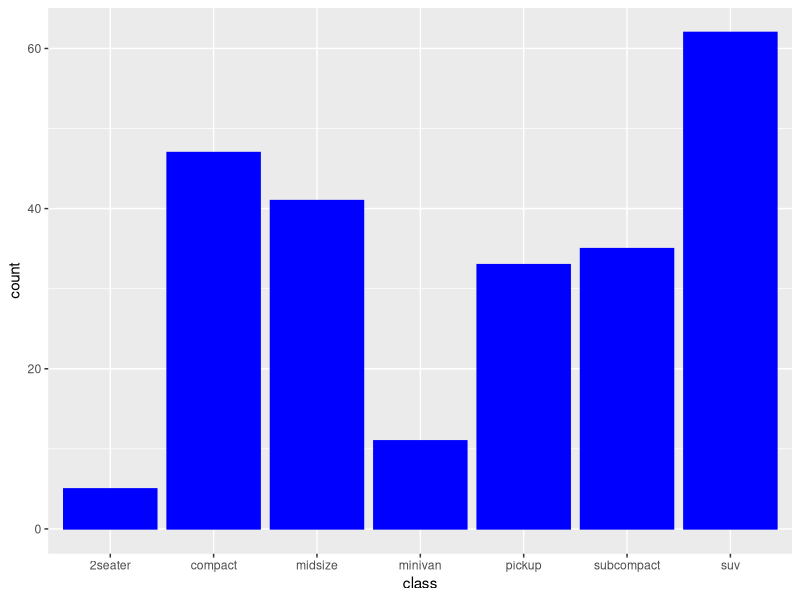
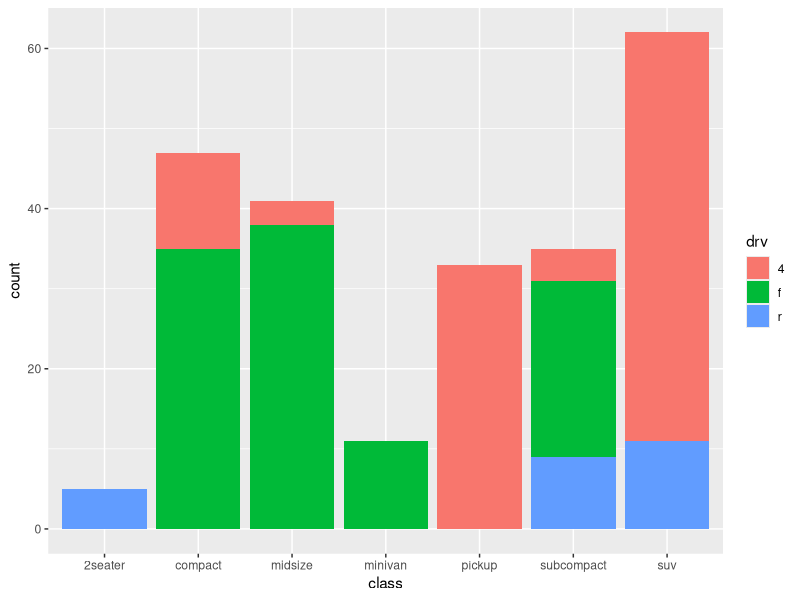

The R source for these figures, in order:
library(ggplot2)

df = mpg

pl = ggplot(df,aes(x=class))

print(pl + geom_bar(color='blue', fill='blue'))
print(pl + geom_bar(aes(fill=drv))) # count of cars by class, broken down by drv

